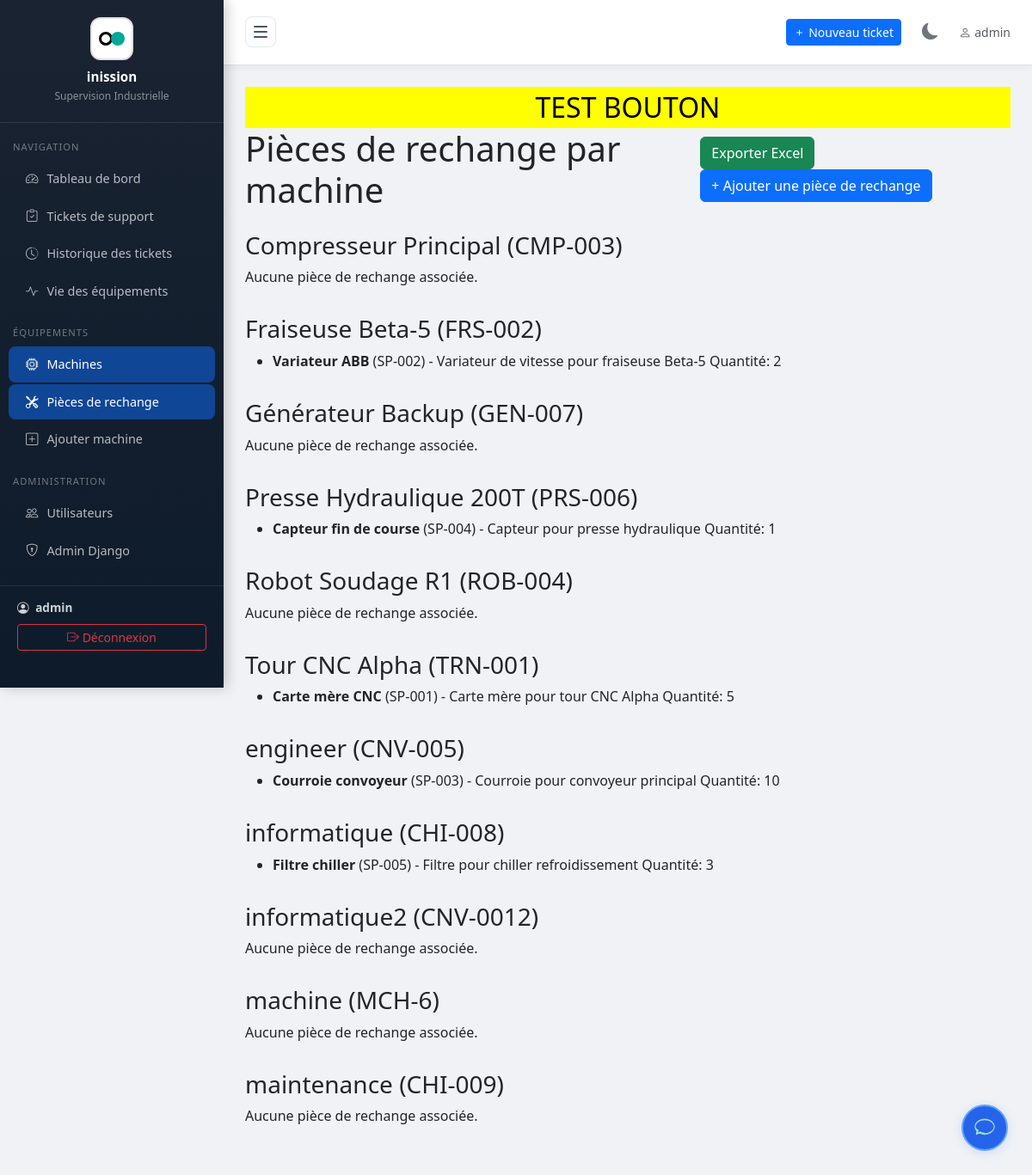
Before: /machines/spare-parts/ (signed in) with the older database file.
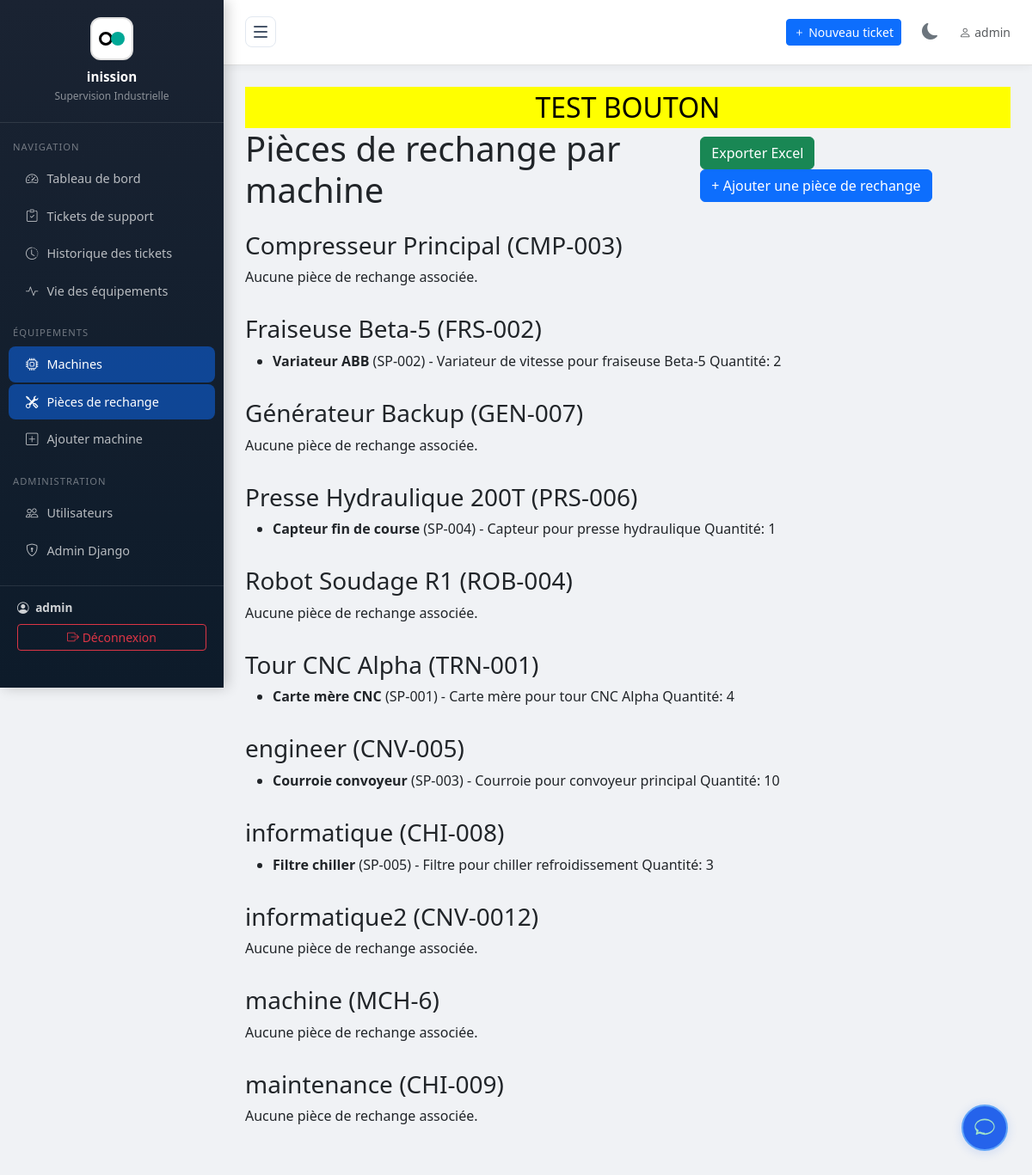
After: the same page with the newer database file.
### tickets/models.py (models this page shows, shortened)
class SparePart(models.Model):
    nom = models.CharField(max_length=200, verbose_name="Nom de la pièce")
    reference = models.CharField(max_length=100, unique=True, verbose_name="Référence pièce")
    description = models.TextField(blank=True, verbose_name="Description")
    machines = models.ManyToManyField('Machine', related_name='spare_parts', blank=True, verbose_name="Machines concernées")
    quantite = models.PositiveIntegerField(default=0, verbose_name="Quantité disponible")
    actif = models.BooleanField(default=True, verbose_name="Active")
    class Meta:
        verbose_name = "Pièce de rechange"
        verbose_name_plural = "Pièces de rechange"
        ordering = ['nom']

### tickets/views.py (the view)
# urls.py: path('machines/spare-parts/', views.machine_spare_parts_view, name='machine_spare_parts'),
@login_required
def machine_spare_parts_view(request):
    from .models import Machine
    machines = Machine.objects.prefetch_related('spare_parts').all()
    spare_parts = SparePart.objects.all()
    stock_critique = spare_parts.filter(quantite__lt=3, actif=True)
    return render(request, 'tickets/machine_spare_parts.html', {
        'machines': machines,
        'spare_parts': spare_parts,
        'stock_critique': stock_critique,
    })

### tickets/templatetags/permissions.py (called while the page is built)
@register.filter
def is_admin_or_supervisor(user):
    if user.is_superuser or user.is_staff:
        return True
    profile = getattr(user, 'operatorprofile', None)
    return profile and profile.role == 'superviseur'

### templates/tickets/machine_spare_parts.html (shortened to what this page needs)
{% extends 'tickets/base.html' %}
{% block content %}
<div style="background: #ff0; color: #000; font-size: 2em; text-align: center;">TEST BOUTON</div>
<div style="display: flex; justify-content: space-between; align-items: center; margin-bottom: 1.5em;">
  <h1 style="margin: 0;">Pièces de rechange par machine</h1>
  <div>
    <a href="{% url 'export_spare_parts_excel' %}" class="btn btn-success" style="margin-right: 0.5em;">Exporter Excel</a>
    <a href="{% url 'add_spare_part' %}" class="btn btn-primary">+ Ajouter une pièce de rechange</a>
  </div>
</div>
<div>
  {% for machine in machines %}
    <div style="margin-bottom:2em;">
      <h3>{{ machine.nom }} ({{ machine.reference }})</h3>
      {% if machine.spare_parts.all %}
        <ul>
          {% for part in machine.spare_parts.all %}
            <li>
              <strong>{{ part.nom }}</strong> ({{ part.reference }}) - {{ part.description }}
              <span>Quantité: {{ part.quantite }}</span>
            </li>
          {% empty %}
            <li>Aucune pièce de rechange associée.</li>
          {% endfor %}
        </ul>
      {% else %}
        <p>Aucune pièce de rechange associée.</p>
      {% endif %}
    </div>
  {% endfor %}
</div>
{% endblock %}

Changed rows visible on the page:
changed SparePart "Carte mère CNC": quantite "5" → "4"
